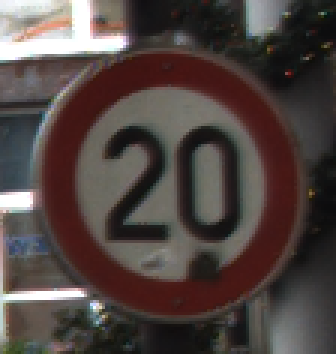
#> input picture test_images/00.ppm, 112 x 118 px (shown 3 times larger); its folder holds 4 pictures in this run
$ jupyter execute --allow-errors Traffic_Sign_Classifier.ipynb   (shell and % lines are left out)   (older library calls are emulated)
#> lines starting #> are read from the running program, lines starting #| are printed output that depends on the picture
## Project: Build a Traffic Sign Recognition Classifier

---
## Step 0: Load The Data

[cell 1]
# Package Definitions
import pickle

import numpy as np

import cv2
import random
import matplotlib.pyplot as plt
import matplotlib.gridspec as gridspec
# Visualizations will be shown in the notebook.

import pandas as pd
from sklearn.utils import shuffle

[cell 2]
# Load pickled data

training_file = 'train.p'
validation_file = 'valid.p'
testing_file = 'test.p'

#> (the rest of this cell did not finish here and is left out)

---

## Step 1: Dataset Summary & Exploration

### Basic Summary of the Data Set Using Python, Numpy and/or Pandas

#> (a cell that did not finish here is left out)

### Exploratory visualization of the dataset

[cell 4]
### Data exploration visualization code goes here.
### Feel free to use as many code cells as needed.

# [14 lines left out: function plot_images, not called in this run]

#> (a cell that did not finish here is left out)

----

## Step 2: Design and Test a Model Architecture

### Question 1

_Describe the techniques used to preprocess the data._

#### Answer

I used two main pro-processing steps:

1. Normalizing the images so that they pixel values are between -0.5 and 0.5
2. Equalizing all the 3 channels so that the brightness effect is removed

I also introduced transformation of existing training data set to allow generation of additional training images. The transformation consisted of rotation, translation and shear as seen below. The maximum rotation angle is limited to 20 degrees because larger rotation angles might result in some signs looking similar and confusing the training algorithm. The shear and translation are limited to 5 pixels.

[cell 6]
### Preprocess the data here. It is required to normalize the data. Other preprocessing steps could include
### converting to grayscale, etc.
### Feel free to use as many code cells as needed.

def normalize_image(image):
    image = image/255-0.5
    return image

# [5 lines left out: function equalize_channels, not called in this run]

def grayscale_image(image):
    gray_image = cv2.cvtColor(image, cv2.COLOR_BGR2GRAY)
    return gray_image

def equalize_grayscale(image):
    image = cv2.equalizeHist(image)
    return image

# [42 lines left out: functions transform_image, generate_data, not called in this run]

def show(image):
    plt.figure(figsize = (3,3))
    plt.imshow(image)

# [18 lines left out: function plot_transformed, not called in this run]

### Question 2
_Describe how you set up the training, validation and testing data for your model. If you generated additional data, why?_

#### Answer:

The data was already split into training, validation, and testing sets, so I didn't have to do the splitting. However since the training data was limited, I generated additional data using the transformation described earlier. 5 additional images were generated for each of the training image with random transformation parameters with constant means.

#> (a cell that did not finish here is left out)

#> (a cell that did not finish here is left out)

#> (a cell that did not finish here is left out)

[cell 10]
### Define your architecture here.
### Feel free to use as many code cells as needed.

import tensorflow as tf

EPOCHS = 20
BATCH_SIZE = 100

#> (a cell that did not finish here is left out)

### Question 3
_What does your final architecture look like? (Type of model, layers, sizes, connectivity, etc.) For reference on how to build a deep neural network using TensorFlow, see Deep Neural Network in TensorFlow from the classroom._

#### Answer:

The structure used is described below

##### Layer 1
- Convolution 1x1 filter output shape is same as input shape 32x32x3
- Convolution 5x5 filter with 16 outputs
- Convolution 5x5 filter with 32 outputs
- 2x2 max pooling

This layer is repeated 2 more times with increasing number of outputs. The 1x1 convolution layers are used to increase the depth without significantly increasing the comuptational costs.

The output of the last layer is flattened for connection to a fully connected layer. It is possible to have many different architectures and add complexity through inception modules and so on. But here I just chose this architecture once the validation accuracy exceeded 98%.

The two fully connected layers have 50% drop outs layer after each to prevent over fitting. This is finally connectd to the output layer with 43 outputs for the 43 classes.

The test accuracy reached was 96.8%.

[cell 12]
from tensorflow.contrib.layers import flatten

# [136 lines left out: function LeNet, not called in this run]

[cell 13]
rate = 0.001

#> (the rest of this cell did not finish here and is left out)

### Train, Validate and Test the Model

### Question 4
_How did you train your model? (Type of optimizer, batch size, epochs, hyperparameters, etc.)_

#### Answer:

- __Hyperparameters__: Chose a learning rate of 1e-3 with L2 regularization coefficient of 1e-6. A batch size of 100 for a total of 22 Epochs
- __Optimization__ : I used adamoptimizer with default settings for optimization.

#> (a cell that did not finish here is left out)

#> (a cell that did not finish here is left out)

### Question 5
Solution approach?

#### Answer

I started with the Lenet architecture with gave me 80% validation accuracy at the outset without any modification to the images. Preprocessing the images improved the accuracy to about 92%. After this I started tweaking the hyper parameters to see if I can gain any improvement. This was the most inefficient part of the process - essetially tuning some parameters to gain some improvement in performance. Soon I abondoned this and started focusing on the network architecture. Literature suggested having 3 layers to identify features from basic shapes like lines to more advanced features. The lectures also suggested using 1x1 filter convolutions to increase depth without incurring computational penalties. This was used to come up with the architecture described above.

There are a lot of knobs to turn here to gain small improvements here and there, but once I got the validation accuracy above 98% I stopped fiddling with the structure and the hyper parameters.

---

## Step 3: Test a Model on New Images

### Load and Output the Images

[cell 16]
### Load the images and plot them here.
### Feel free to use as many code cells as needed.

from scipy.misc import imread
#> (the rest of this cell did not finish here and is left out)

[cell 17]
def read_images(filename):
    img = cv2.imread(filename)
    img = cv2.resize(img,(32,32))
    return img

def transform_german_images(filename):
    img = cv2.imread(filename)
    img = cv2.resize(img,(32,32))

    img[:,:,0] = cv2.equalizeHist(img[:,:,0])
    img[:,:,2] = cv2.equalizeHist(img[:,:,2])
    img[:,:,1] = cv2.equalizeHist(img[:,:,1])
    img = img/255.-.5

    return img

def plot_german_images(row,col,X):

    fig, axs = plt.subplots(row,col, figsize=(12, 12))
    fig.subplots_adjust(hspace = .2, wspace=.001)
    axs = axs.ravel()

    for i in range(row*col):
        index = np.random.randint(0, len(X))
        image = X[index]

        axs[i].axis('off')
        axs[i].imshow(image)
    plt.show()

[cell 18]
import os

german_images =  [read_images("./test_images/"+name) for name in os.listdir("./test_images/")]
#> in read_images, img is the input picture: shape (118, 112, 3); mean B, G, R 65.6, 68.8, 80
#> call 2 of read_images, with filename = './test_images/02.ppm'
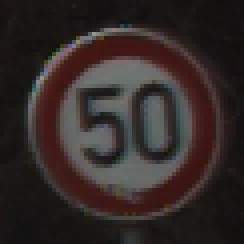
#> input picture test_images/02.ppm, 61 x 61 px (shown 4 times larger)
#> in read_images, img is the input picture: shape (61, 61, 3); mean B, G, R 40.1, 41.5, 50.5
#> call 3 of read_images, with filename = './test_images/04.ppm'
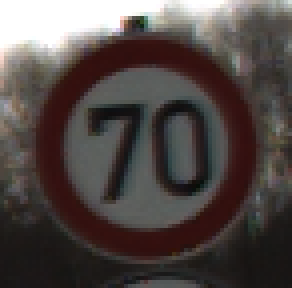
#> input picture test_images/04.ppm, 73 x 72 px (shown 4 times larger)
#> in read_images, img is the input picture: shape (72, 73, 3); mean B, G, R 70.7, 73.2, 81.6
#> call 4 of read_images, with filename = './test_images/06.ppm'
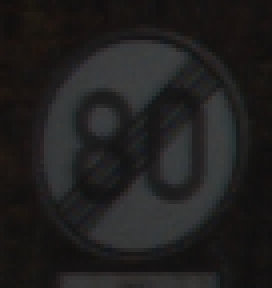
#> input picture test_images/06.ppm, 68 x 72 px (shown 4 times larger)
#> in read_images, img is the input picture: shape (72, 68, 3); mean B, G, R 31.4, 31.5, 32.6
#> in read_images (call 4), `img = cv2.resize(img,(32,32))`:
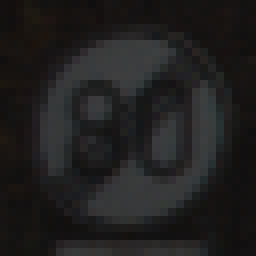
#> img: shape (32, 32, 3) (shown 8 times larger); mean B, G, R 31.3, 31.4, 32.5
#> german_images = 4 items
new_images = [transform_german_images("./test_images/"+name) for name in os.listdir("./test_images/")]
#> call 3 of transform_german_images, with filename = './test_images/04.ppm'
#> in transform_german_images (call 3), `img[:,:,0] = cv2.equalizeHist(img[:,:,0])`:
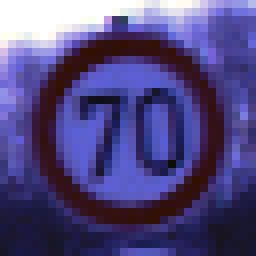
#> img: shape (32, 32, 3) (shown 8 times larger); mean B, G, R 129.3, 73.2, 81.7
#> in transform_german_images (call 3), `img[:,:,2] = cv2.equalizeHist(img[:,:,2])`:
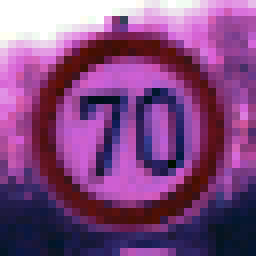
#> img: shape (32, 32, 3) (shown 8 times larger); mean B, G, R 129.3, 73.2, 129.4
#> in transform_german_images (call 3), `img[:,:,1] = cv2.equalizeHist(img[:,:,1])`:
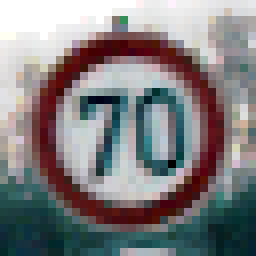
#> img: shape (32, 32, 3) (shown 8 times larger); mean B, G, R 129.3, 127.7, 129.4
#> call 4 of transform_german_images, with filename = './test_images/06.ppm'
#> in transform_german_images (call 4), `img[:,:,0] = cv2.equalizeHist(img[:,:,0])`:
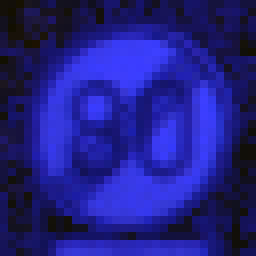
#> img: shape (32, 32, 3) (shown 8 times larger); mean B, G, R 133.2, 31.4, 32.5
#> in transform_german_images (call 4), `img[:,:,2] = cv2.equalizeHist(img[:,:,2])`:
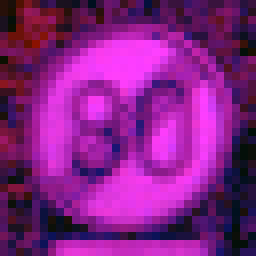
#> img: shape (32, 32, 3) (shown 8 times larger); mean B, G, R 133.2, 31.4, 131.9
#> in transform_german_images (call 4), `img[:,:,1] = cv2.equalizeHist(img[:,:,1])`:
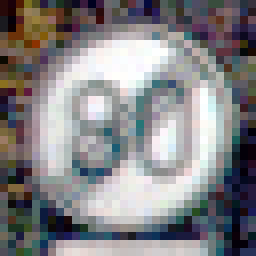
#> img: shape (32, 32, 3) (shown 8 times larger); mean B, G, R 133.2, 130.8, 131.9
#> new_images = 4 items
new_labels = np.array([name for name in os.listdir("./test_images/")])
new_images = np.array(new_images,dtype = np.float32)

lab = []
for label in new_labels:
    lab.append(int(label[:2]))

print(lab)

[cell 19]
plot_german_images(2,2,german_images)
#> the loop in plot_german_images, `for i in range(row*col):` made 4 passes
#> index on passes 1 to 4: 0, 3, 1, 0
